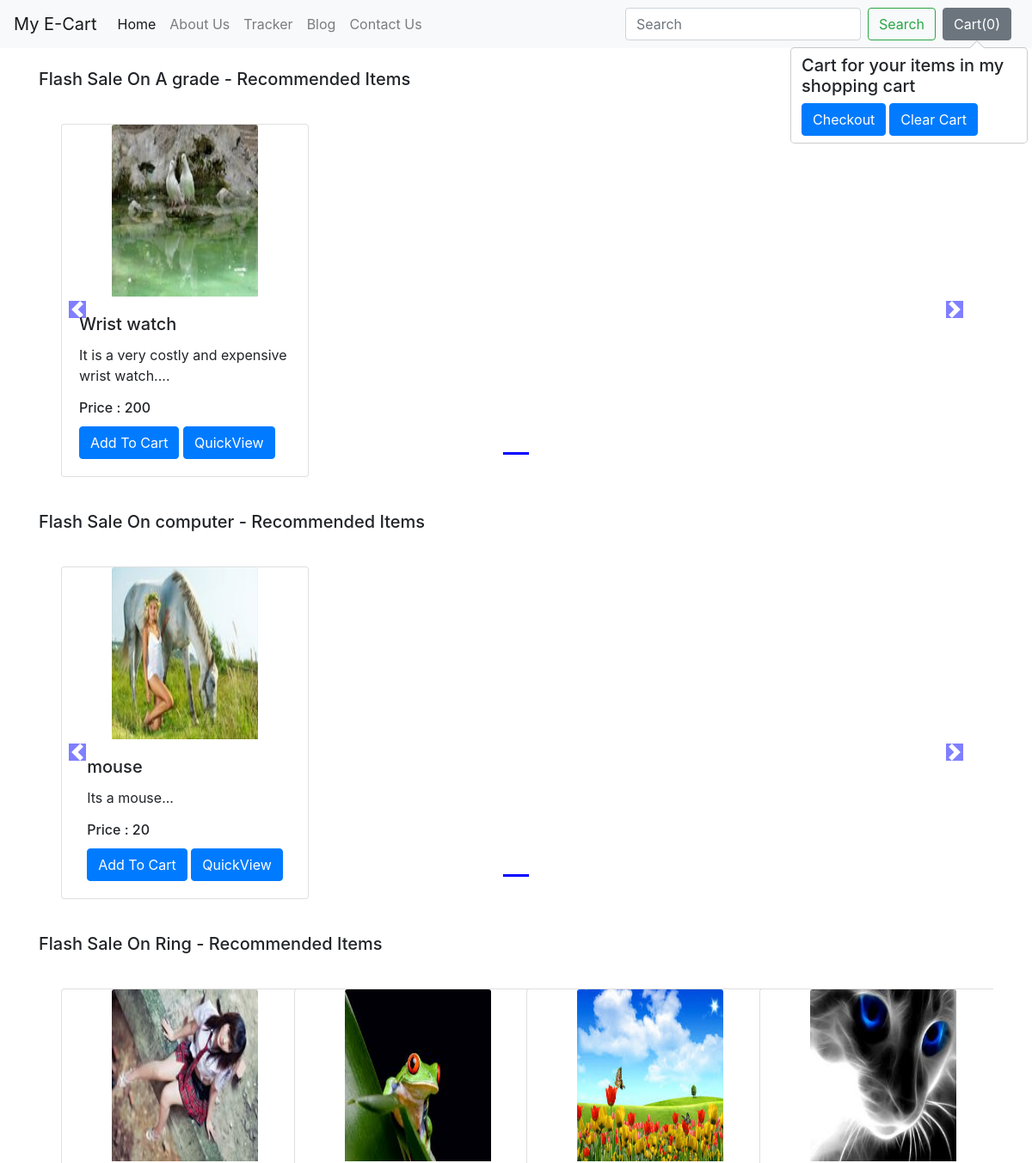
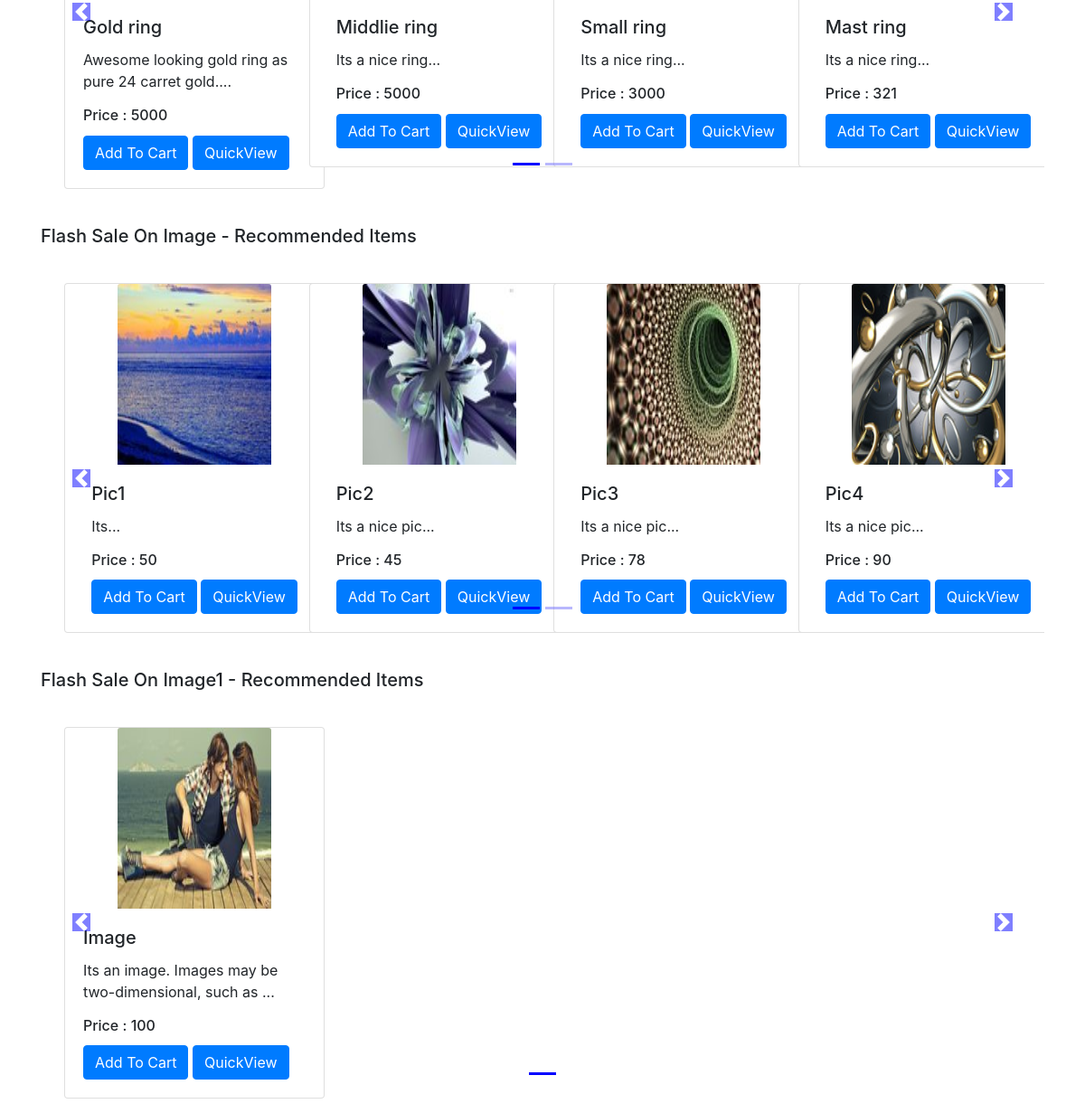
The app's page /shop/ with its own data (2 pictures, top to bottom).
### shop/models.py (models this page shows, shortened)
class Product(models.Model):
    product_id = models.AutoField
    product_name = models.CharField(max_length=50)
    category = models.CharField(max_length=50, default="")
    subcategory = models.CharField(max_length=50, default="")
    price = models.IntegerField(default=0)
    desc = models.CharField(max_length=300)
    pub_date = models.DateField()
    image = models.ImageField(upload_to='shop/images', default="")

### shop/views.py (the view)
# urls.py: path('', views.index),
def index(request):
    allProds = []
    catprods = Product.objects.values('category', 'id')
    cats = {item['category'] for item in catprods}
    for cat in cats:
        prod = Product.objects.filter(category=cat)
        n = len(prod)
        nSlides = n // 4 + ceil((n / 4) - (n // 4))
        allProds.append([prod, range(1, nSlides), nSlides])
    params = {'allProds':allProds}
    return render(request, 'shop/index.html', params)

### shop/templates/shop/index.html (shortened to what this page needs)
{% extends 'shop/basic.html' %}
{% block body %}
{% load static %}
<div class="container">
    {% for product, range, nSlides in allProds %}
    <h5 class="my-4">Flash Sale On {{product.0.category}} - Recommended Items</h5>
    <div class="row">
        <div id="demo{{forloop.counter}}" class="col carousel slide my-3" data-ride="carousel">
            <ul class="carousel-indicators">
                <li data-target="#demo{{forloop.counter}}" data-slide-to="0" class="active"></li>
                {% for i in range %}
                <li data-target="#demo{{forloop.parentloop.counter}}" data-slide-to="{{i}}"></li>
                {% endfor %}
            </ul>
            <div class="container carousel-inner no-padding">
                <div class="carousel-item active">
                    {% for i in product %}
                    <div class="col-xs-3 col-sm-3 col-md-3">
                        <div class="card align-items-center" style="width: 18rem;">
                            <img src='/media/{{i.image}}' class="card-img-top" alt="...">
                            <div class="card-body">
                                <h5 class="card-title" id="namepr{{i.id}}">{{i.product_name}}</h5>
                                <p class="card-text">{{i.desc|slice:"0:53"}}...</p>
                                <h6 class="card-title" >Price : <span id="pricepr{{i.id}}">{{i.price}}</span></h6>
                                <span id="divpr{{i.id}}" class="divpr">
                                    <button id="pr{{i.id}}" class="btn btn-primary cart">Add To Cart</button>
                                </span>
                                <a href="/shop/products/{{i.id}}"><button id="qv{{i.id}}" class="btn btn-primary cart">QuickView</button></a>
                            </div>
                        </div>
                    </div>
                    {% if forloop.counter|divisibleby:4 and forloop.counter > 0 and not forloop.last %}
                </div>
                <div class="carousel-item">
                    {% endif %}
                    {% endfor %}
                </div>
            </div>
        </div>
        <a class="carousel-control-prev" href="#demo{{forloop.counter}}" data-slide="prev">
            <span class="carousel-control-prev-icon"></span>
        </a>
        <a class="carousel-control-next" href="#demo{{forloop.counter}}" data-slide="next">
            <span class="carousel-control-next-icon"></span>
        </a>
    </div>
    {% endfor %}
</div>
{% endblock %}

### shop/templates/shop/basic.html (shortened to what this page needs)
<!doctype html>
<html lang="en">
  <head>
    <link rel="stylesheet" href="https://stackpath.bootstrapcdn.com/bootstrap/4.4.1/css/bootstrap.min.css">
  </head>
  <body>
    <nav class="navbar navbar-expand-lg navbar-light bg-light">
  <a class="navbar-brand" href="/shop">My E-Cart</a>
  <div class="collapse navbar-collapse" id="navbarSupportedContent">
    <ul class="navbar-nav mr-auto">
      <li class="nav-item active">
        <a class="nav-link" href="/shop">Home <span class="sr-only">(current)</span></a>
      </li>
      <li class="nav-item">
        <a class="nav-link" href="/shop/about">About Us</a>
      </li>
      <li class="nav-item">
        <a class="nav-link" href="/shop/tracker">Tracker</a>
      </li>
      <li class="nav-item">
        <a class="nav-link" href="/blog">Blog</a>
      </li>
        <li class="nav-item">
        <a class="nav-link" href="/shop/contact">Contact Us</a>
      </li>
    </ul>
    <form method="get" action="/shop/search/" class="form-inline my-2 my-lg-0">
      <input class="form-control mr-sm-2" type="search" placeholder="Search" aria-label="Search" name="search" id="search" >
      <button class="btn btn-outline-success my-2 my-sm-0" type="submit">Search</button>
    </form>
    <button type="button" class="btn btn-secondary mx-2" id = "popcart" data-container="body" data-toggle="popover"
            data-placement="bottom" data-html="true" data-content="Vivamus sagittis lacus vel augue laoreet rutrum faucibus.">
  Cart(<span id="cart">0</span>)
</button>
  </div>
</nav>
        {% block body %} {% endblock %}
  </body>
</html>

### records on screen
Product: category "A grade", image (picture), product_name "Wrist watch", desc "It is a very costly and expensive wrist watch.", price "200"
Product: category "computer", image (picture), product_name "mouse", desc "Its a mouse", price "20"
Product: category "Ring", image (picture), product_name "Gold ring", desc "Awesome looking gold ring as pure 24 carret gold.", price "5000"
Product: image (picture), product_name "Middlie ring", desc "Its a nice ring", price "5000"
Product: image (picture), product_name "Small ring", desc "Its a nice ring", price "3000"
Product: image (picture), product_name "Mast ring", desc "Its a nice ring", price "321"
Product: category "Image", image (picture), product_name "Pic1", desc "Its", price "50"
Product: image (picture), product_name "Pic2", desc "Its a nice pic", price "45"
Product: image (picture), product_name "Pic3", desc "Its a nice pic", price "78"
Product: image (picture), product_name "Pic4", desc "Its a nice pic", price "90"
Product: category "Image1", image (picture), product_name "Image", desc "Its an image. Images may be two-dimensional, such as", price "100"
